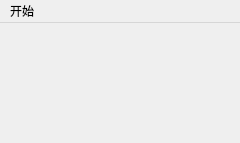
<?xml version="1.0" encoding="UTF-8"?>
<ui version="4.0">
 <class>MainScene</class>
 <widget class="QMainWindow" name="MainScene">
  <property name="geometry">
   <rect>
    <x>0</x>
    <y>0</y>
    <width>240</width>
    <height>143</height>
   </rect>
  </property>
  <property name="windowTitle">
   <string>MainScene</string>
  </property>
  <widget class="QWidget" name="centralwidget"/>
  <widget class="QMenuBar" name="menubar">
   <property name="geometry">
    <rect>
     <x>0</x>
     <y>0</y>
     <width>240</width>
     <height>17</height>
    </rect>
   </property>
   <widget class="QMenu" name="menu">
    <property name="title">
     <string>开始</string>
    </property>
    <addaction name="actionquit"/>
   </widget>
   <addaction name="menu"/>
  </widget>
  <action name="actionquit">
   <property name="text">
    <string>退出</string>
   </property>
  </action>
 </widget>
 <resources/>
 <connections/>
</ui>
